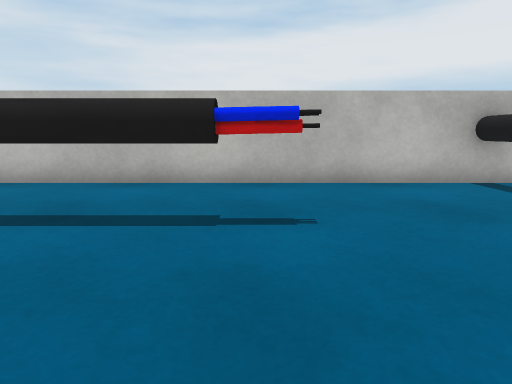
View 1 (above)

16 first-person views from a walk through a scene from a Unity 3-D project. The camera is 0.55 m above the floor, tilts 10° down and sees 75° across. The floor is counted in squares, 0.5 m on a side. Each view is taken from the middle of a square. On the plan, view 1 faces up. The plan holds only what a view shows up to about 13 squares ahead; the rest is blank. Surface patterns are stand-ins for the level's own textures.

View 2
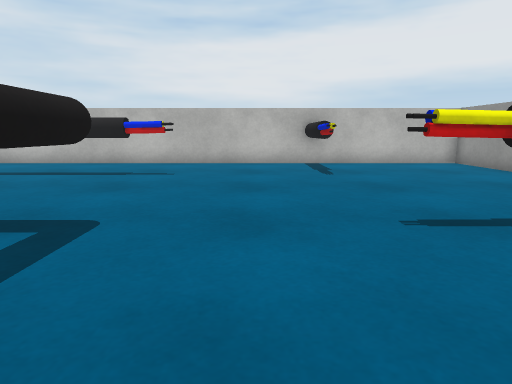

View 3
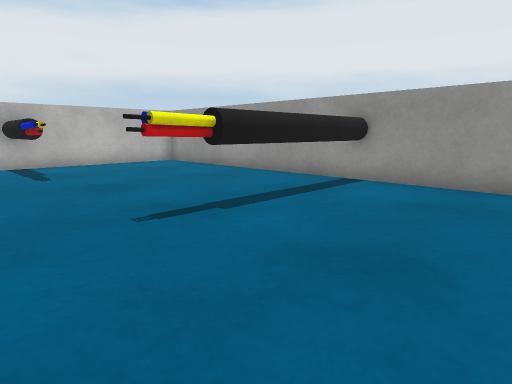

View 4
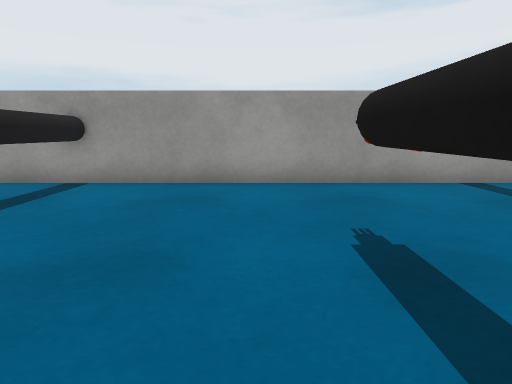

View 5
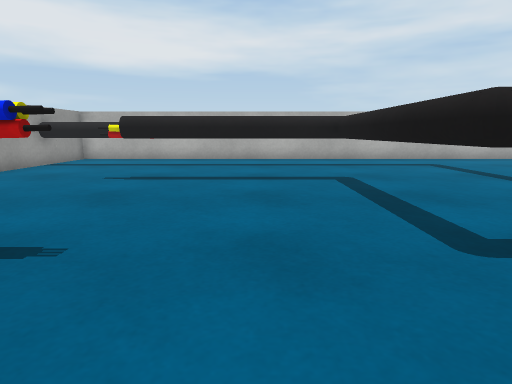

View 6
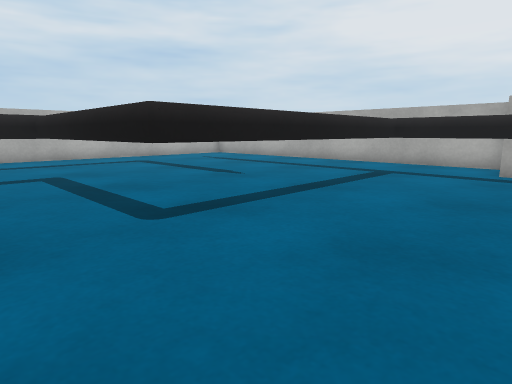

View 7
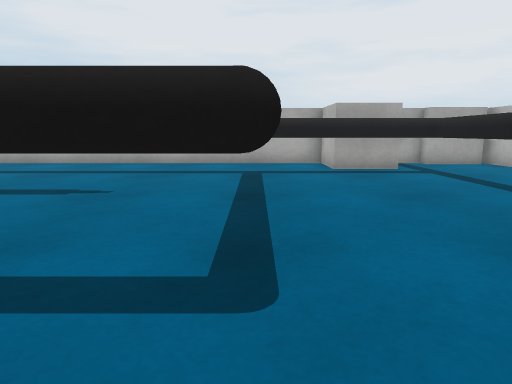

View 8
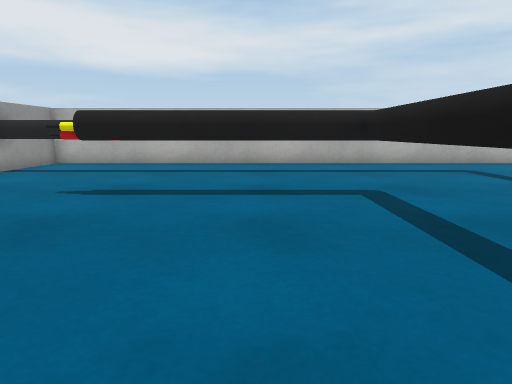

View 9
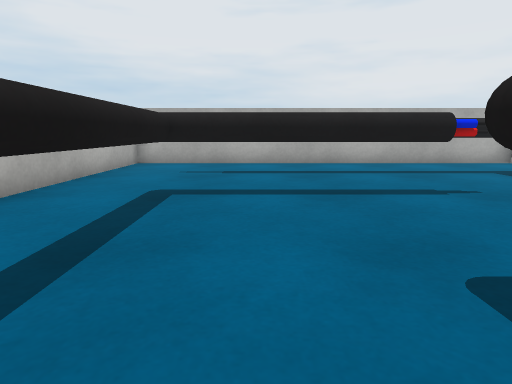

View 10
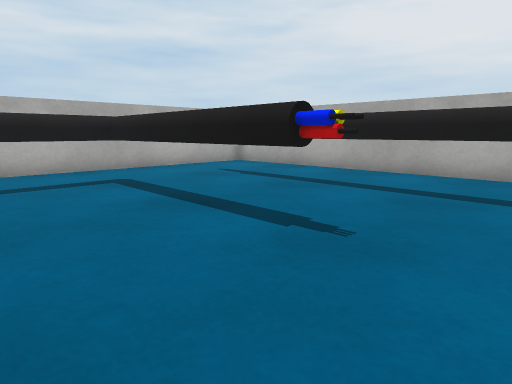

View 11
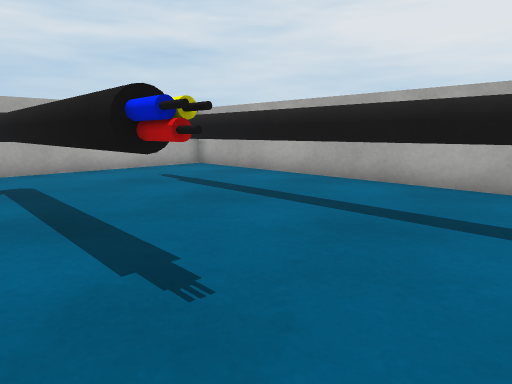

View 12
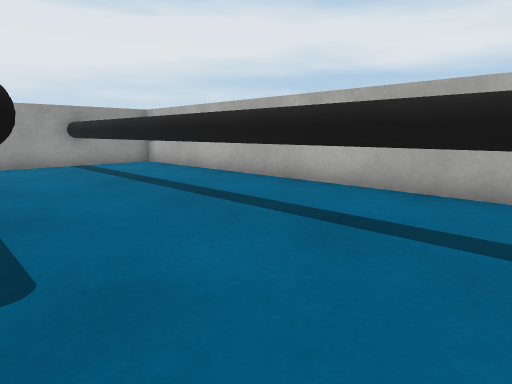

View 13
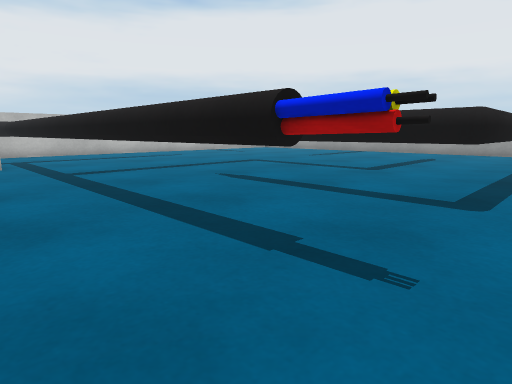

View 14
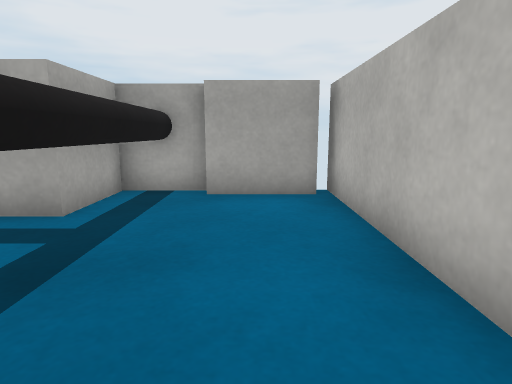

View 15
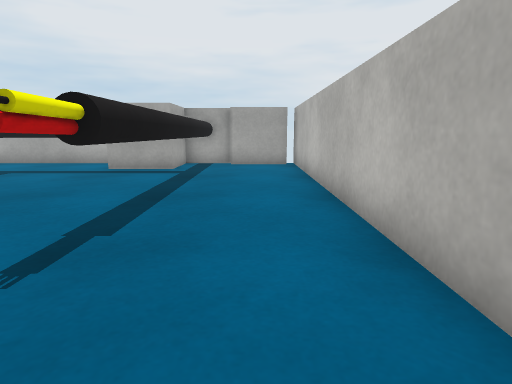

View 16
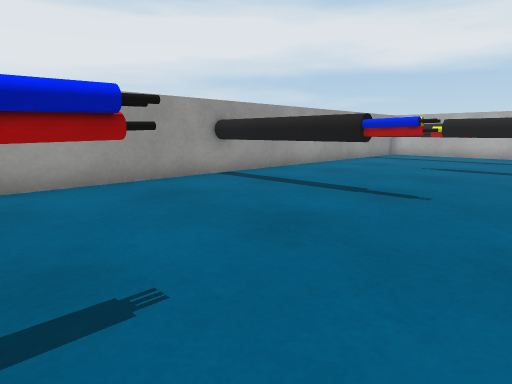

### Floor plan
Key: @ floor where view 1 was taken; # wall or solid block; . floor; C yellow cylinder; T thing the floor can be seen under or through; B blue cylinder; R red cylinder; U cube; L block; A black cylinder; O other object.
Columns run from 10 left of view 1 to 11 right of it. Each row starts with its distance up from view 1.
  8  #####################
  7 L..............O.....#
  6 L..............O.....#
  5 #.........C....O.....#
  4 #TTTTTTTTTBR...O.....#
  3 #UUTT................#
  2 #UUTT................#
  1 #..TT................#
  0 #..TT.....@..........#
 -1 #..TTTTTTTTO...OOOOOO#
 -2 #..TT......T.........#
 -3 #..TT..R...T.........#
 -4 #..TT..AB..T.........#
 -5 #..TT..T...T.........#
 -6 #..TT..T...OTTTTOO...#
 -7 #..TT..T.............#
 -8 #..TT..T.............#
 -9 #..TO..T.............#
-10 #.RB...OTTTTTTTTTTTTT#
-11 #....................#
-12 #....................#
-13 ######################

Where each view was taken, in squares from view 1:
view 1: 0 up, 0 right, facing up
view 2: 5 down, 3 right, facing up
view 3: 5 down, 3 right, facing up-right
view 4: 5 down, 3 right, facing right
view 5: 2 up, 3 right, facing down
view 6: 3 up, 3 right, facing down-left
view 7: 1 down, 3 right, facing left
view 8: 0 up, 3 right, facing down
view 9: 8 down, 3 right, facing left
view 10: 2 down, 0 right, facing down-left
view 11: 2 down, 2 left, facing down-left
view 12: 6 down, 2 left, facing down-right
view 13: 11 down, 9 left, facing up-right
view 14: 6 up, 3 left, facing left
view 15: 6 up, 3 right, facing left
view 16: 5 up, 3 right, facing down-right
